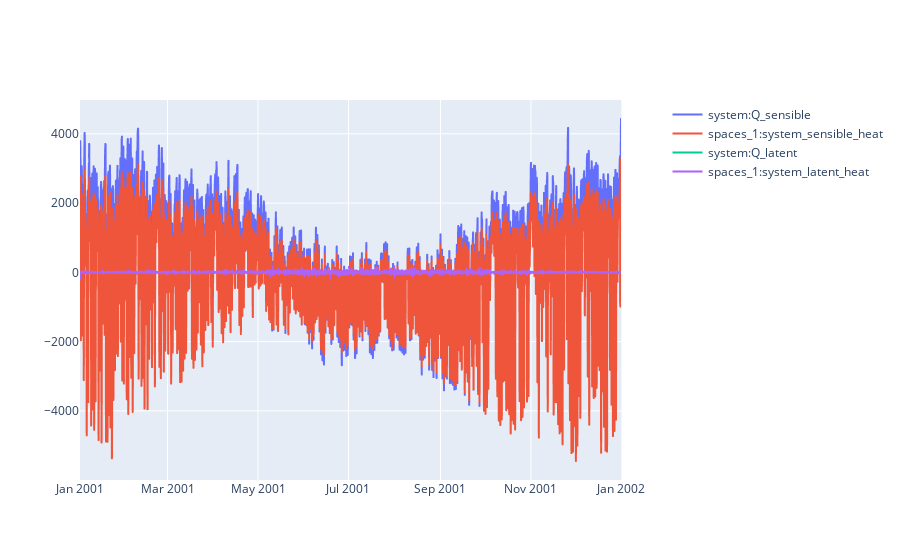

The code cell stored with this chart in its notebook:
### Code cell
variables = [pro.component("system").variable("Q_sensible"),
             pro.component("spaces_1").variable("system_sensible_heat"),
             pro.component("system").variable("Q_latent"),
             pro.component("spaces_1").variable("system_latent_heat")
             ] 
sim.plot(pro.dates(),variables)

### Figure 1 — Plotly figure (JSON) as saved in the notebook; plotly's stock layout.template omitted (floating-point values rounded to 4 significant figures; data arrays with more than 128 entries replaced by an {"elided": "..."} marker saying what was removed)
{"data": [{"hovertemplate": "date=%{x}<br>system:Q_sensible=%{y}<extra></extra>", "legendgroup": "", "line": {"dash": "solid"}, "marker": {"symbol": "circle"}, "mode": "lines", "name": "system:Q_sensible", "showlegend": true, "type": "scattergl", "x": {"elided": "8760 str values"}, "xaxis": "x", "y": {"elided": "8760 float values"}, "yaxis": "y"}, {"hovertemplate": "date=%{x}<br>space_1:system_sensible_heat=%{y}<extra></extra>", "legendgroup": "", "line": {"dash": "solid"}, "marker": {"symbol": "circle"}, "mode": "lines", "name": "spaces_1:system_sensible_heat", "showlegend": true, "type": "scattergl", "x": {"elided": "8760 str values"}, "xaxis": "x", "y": {"elided": "8760 float values"}, "yaxis": "y"}, {"hovertemplate": "date=%{x}<br>system:Q_latent=%{y}<extra></extra>", "legendgroup": "", "line": {"dash": "solid"}, "marker": {"symbol": "circle"}, "mode": "lines", "name": "system:Q_latent", "showlegend": true, "type": "scattergl", "x": {"elided": "8760 str values"}, "xaxis": "x", "y": {"elided": "8760 int values"}, "yaxis": "y"}, {"hovertemplate": "date=%{x}<br>space_1:system_latent_heat=%{y}<extra></extra>", "legendgroup": "", "line": {"dash": "solid"}, "marker": {"symbol": "circle"}, "mode": "lines", "name": "spaces_1:system_latent_heat", "showlegend": true, "type": "scattergl", "x": {"elided": "8760 str values"}, "xaxis": "x", "y": {"elided": "8760 float values"}, "yaxis": "y"}], "layout": {"xaxis": {"anchor": "y", "domain": [0, 0.94]}, "yaxis": {"anchor": "x", "domain": [0, 1]}, "yaxis2": {"anchor": "x", "overlaying": "y", "side": "right"}}}
